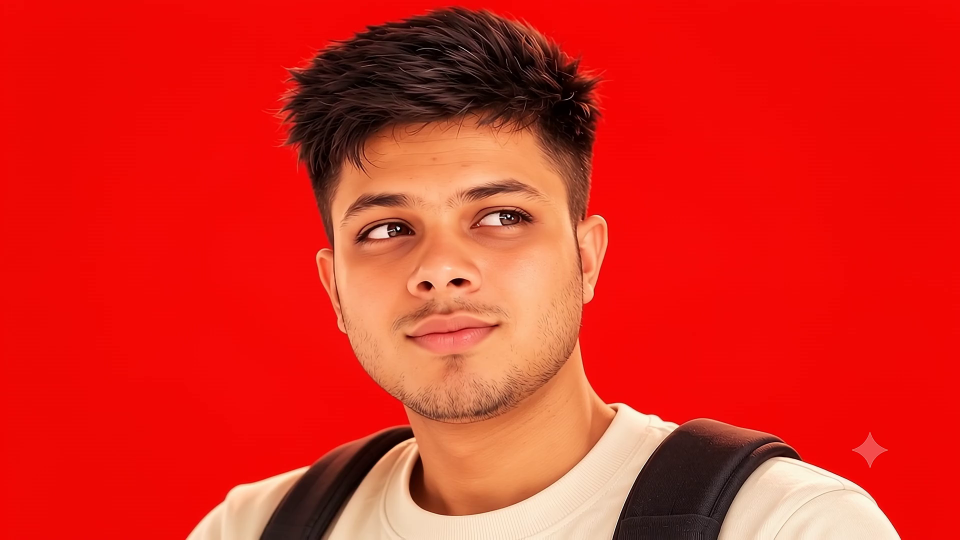
#> input picture frame 0 of public/character.mp4, 1920 x 1080 px (shown at 1/2 size)
$ python inspect_video.py
#> lines starting #> are read from the running program, lines starting #| are printed output that depends on the picture
import cv2
import os

video_path = "public/character.mp4"
if not os.path.exists(video_path):
    print(f"Error: {video_path} does not exist")
    exit(1)

cap = cv2.VideoCapture(video_path)
total_frames = int(cap.get(cv2.CAP_PROP_FRAME_COUNT))
fps = cap.get(cv2.CAP_PROP_FPS)
width = int(cap.get(cv2.CAP_PROP_FRAME_WIDTH))
height = int(cap.get(cv2.CAP_PROP_FRAME_HEIGHT))
duration = total_frames / fps if fps > 0 else 0

print(f"Total Frames: {total_frames}")
print(f"FPS: {fps}")
print(f"Resolution: {width}x{height}")
print(f"Duration: {duration:.2f} seconds")

# Also sample every 10% of frames and save to a temporary inspect folder to inspect head angles
os.makedirs("inspect_frames", exist_ok=True)
step = max(1, total_frames // 20)
for i in range(0, total_frames, step):
    cap.set(cv2.CAP_PROP_POS_FRAMES, i)
    ret, frame = cap.read()
    if ret:
        cv2.imwrite(f"inspect_frames/frame_{i:04d}.jpg", frame)
#> this loop made 22 passes
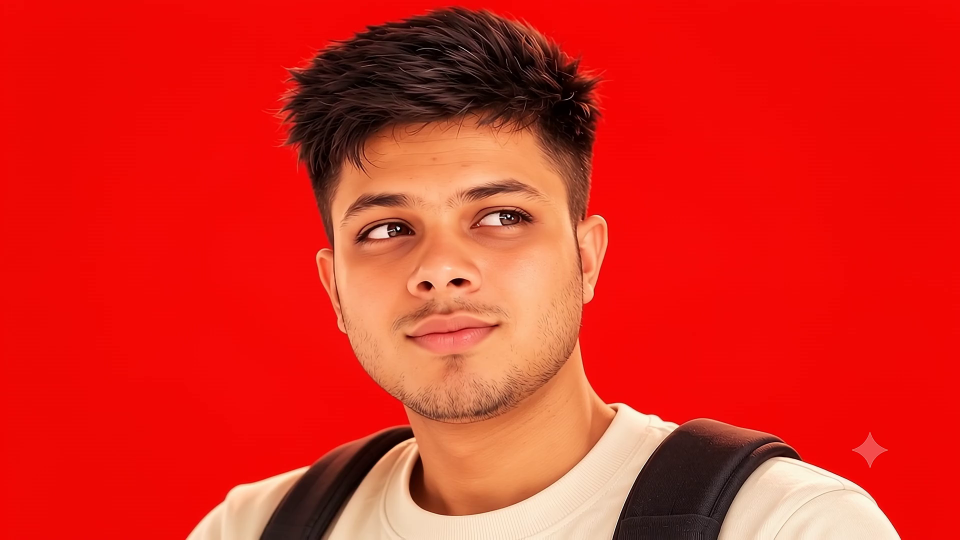
#> input picture frame 0 of public/character.mp4, 1920 x 1080 px (shown at 1/2 size)
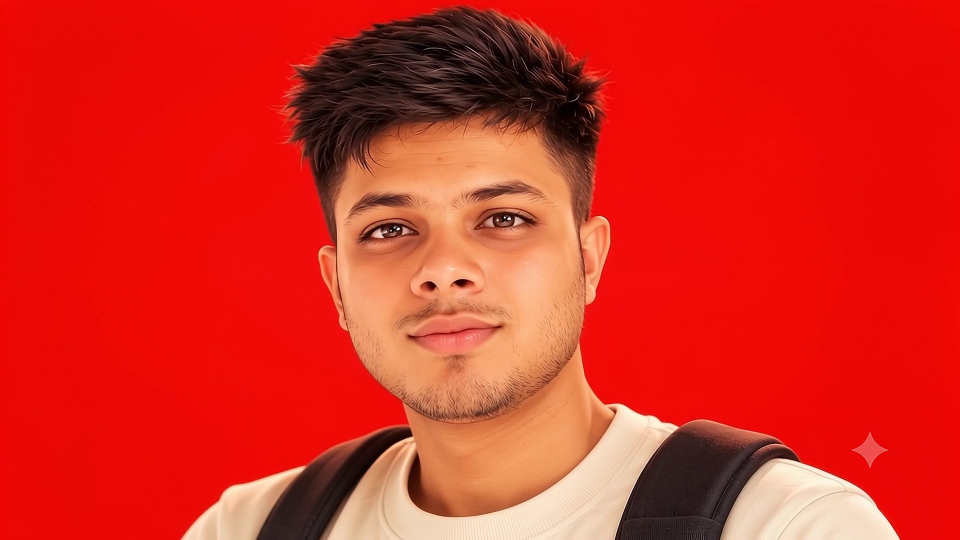
#> input picture frame 9 of public/character.mp4, 1920 x 1080 px (shown at 1/2 size)
#> pass 3, `ret, frame = cap.read()`:
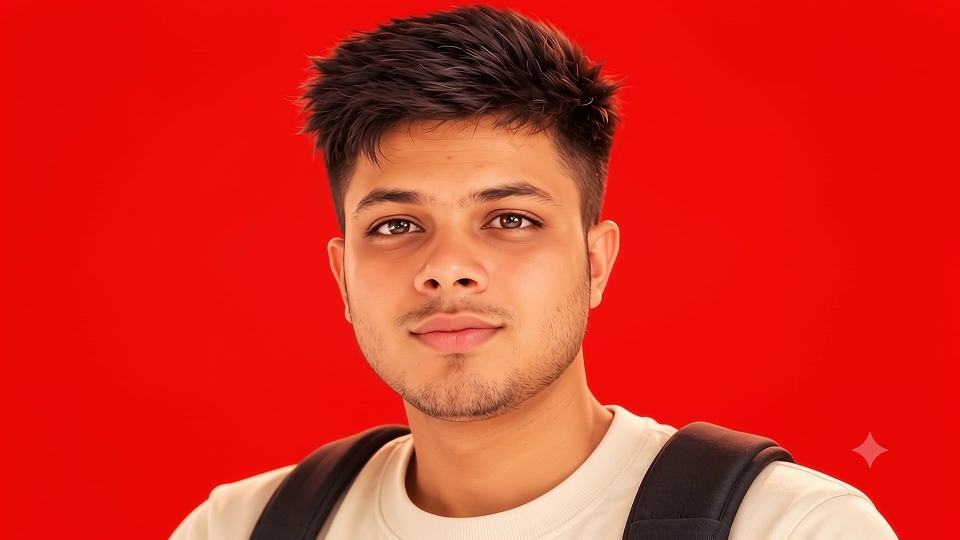
#> frame: shape (1080, 1920, 3) (shown at 1/2 size); mean B, G, R 33.2, 45.2, 214.2

cap.release()
print(f"Saved sample frames to inspect_frames/")

$ run again, starting later in the video
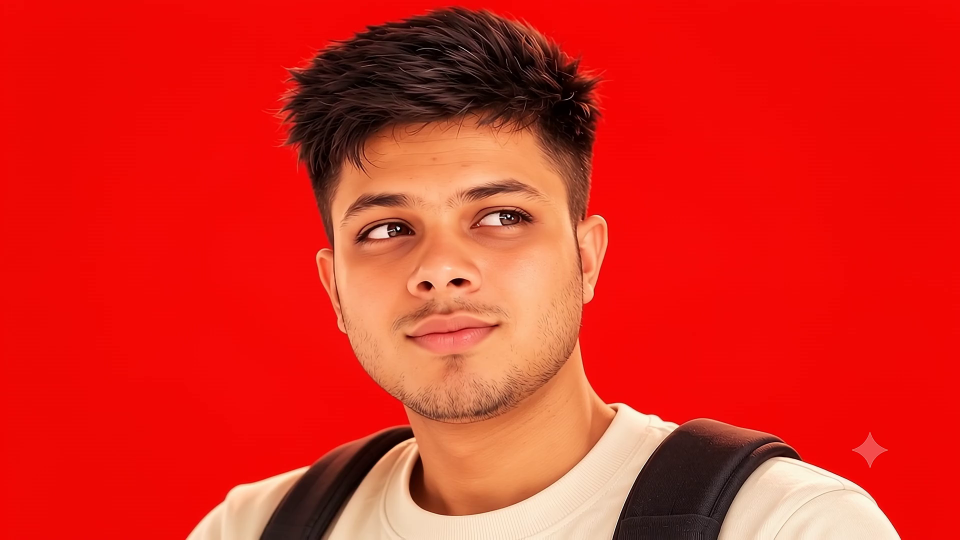
#> input picture frame 0 of public/character.mp4, 1920 x 1080 px (shown at 1/2 size)
#> the loop `for i in range(0, total_frames, step):` made 22 passes
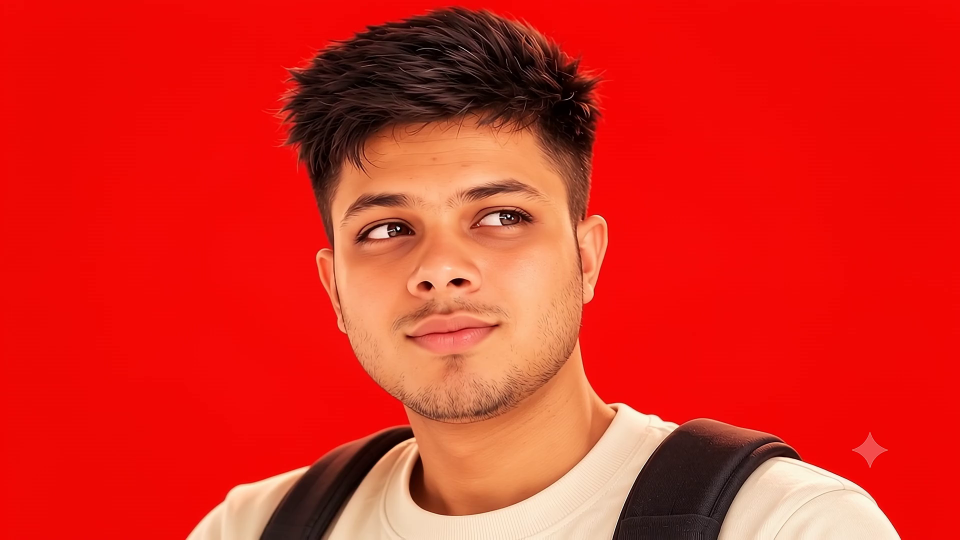
#> input picture frame 0 of public/character.mp4, 1920 x 1080 px (shown at 1/2 size)
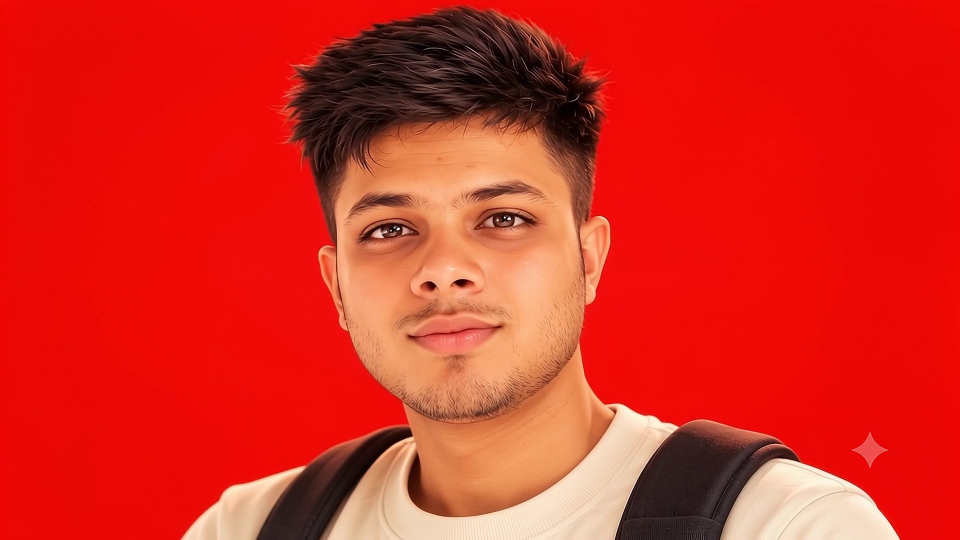
#> input picture frame 9 of public/character.mp4, 1920 x 1080 px (shown at 1/2 size)

$ run again, starting later in the video
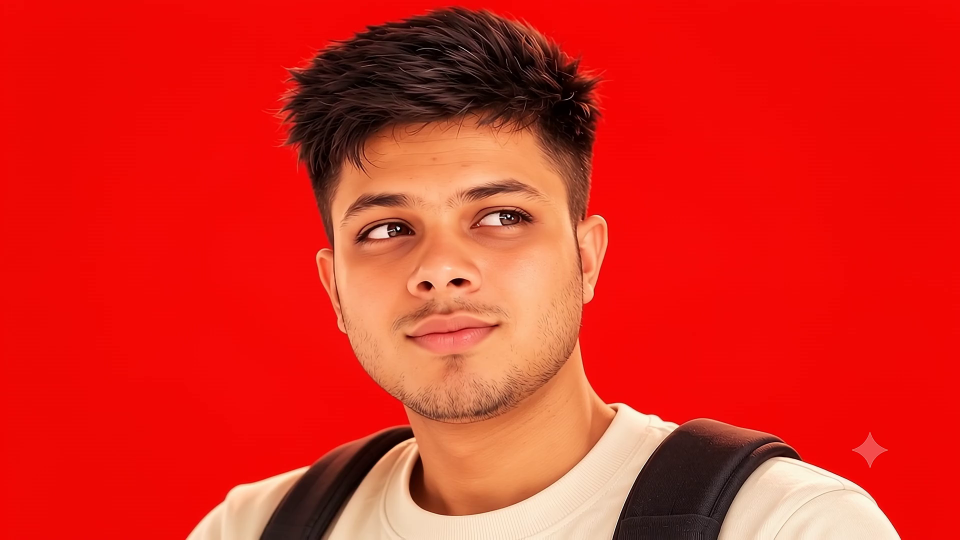
#> input picture frame 0 of public/character.mp4, 1920 x 1080 px (shown at 1/2 size)
#> the loop `for i in range(0, total_frames, step):` made 22 passes
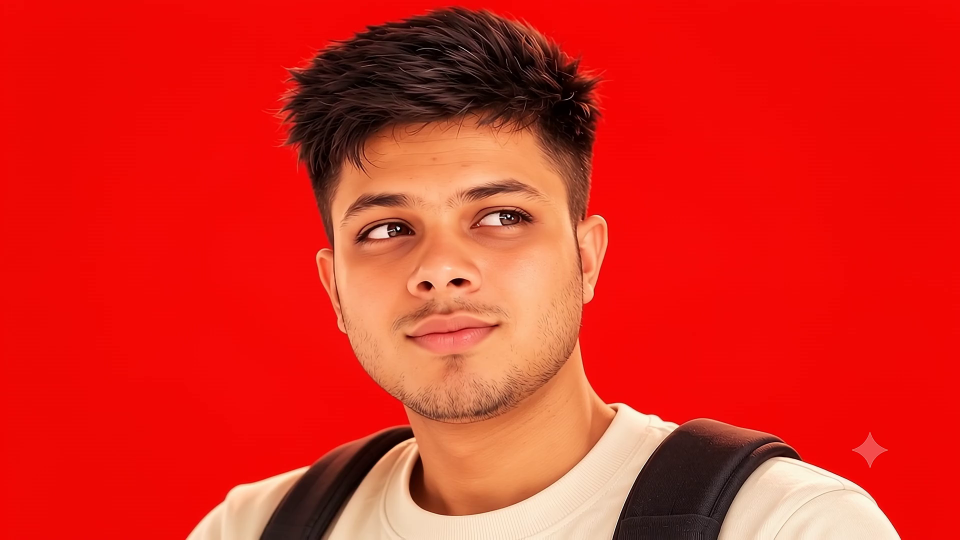
#> input picture frame 0 of public/character.mp4, 1920 x 1080 px (shown at 1/2 size)
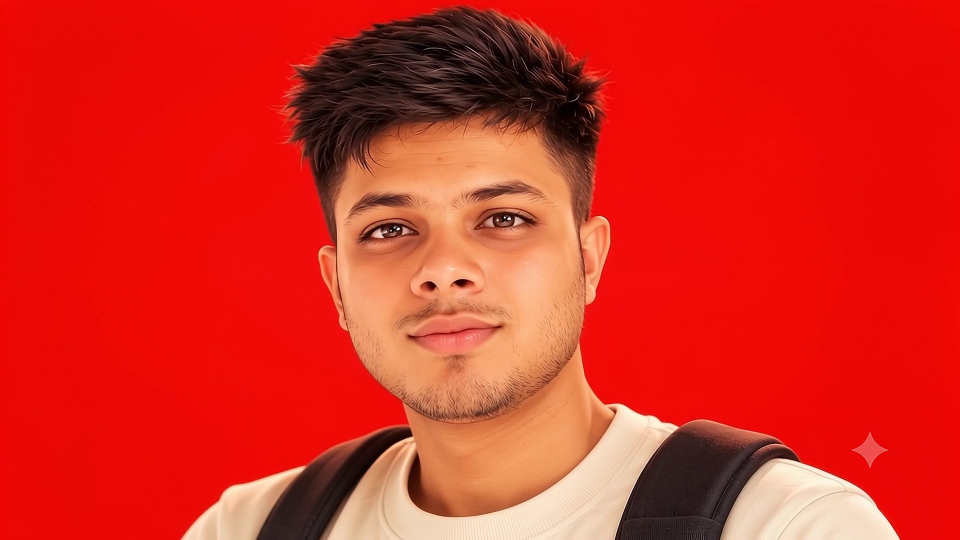
#> input picture frame 9 of public/character.mp4, 1920 x 1080 px (shown at 1/2 size)
